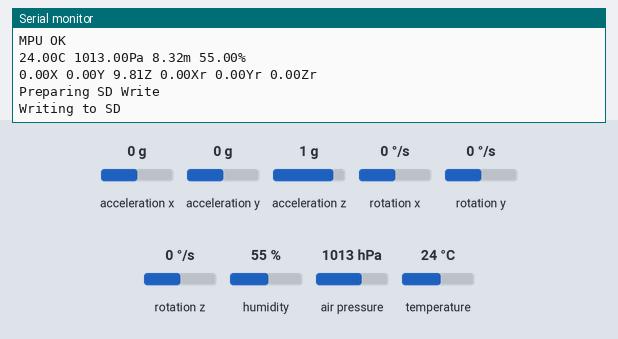
Bench run of a sketch on a simulated Arduino Uno, built with avr-gcc and run on an emulated ATmega328P. On the bench: the last lines printed to the serial monitor. The test bench sets the inputs (shaded band); at power-on: acceleration x 0 g, acceleration y 0 g, acceleration z 1 g, rotation x 0 °/s, rotation y 0 °/s, rotation z 0 °/s, humidity 55 %, air pressure 1013 hPa, temperature 24 °C. Storage starts empty; no radio packets arrive unless stated.

Above: at 1.2 s.
1.3 s: acceleration x set to -1.4 g
At 1.78 s:
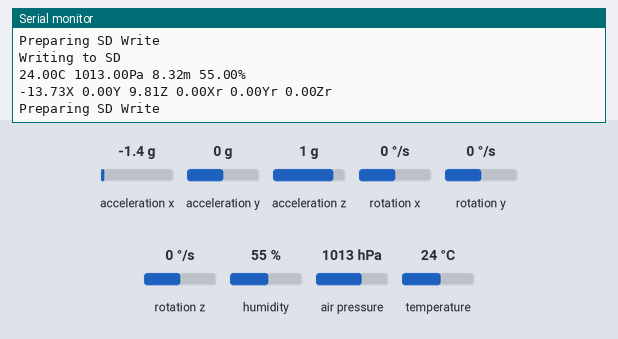
3.2 s: acceleration y set to -1.4 g
At 4.5 s:
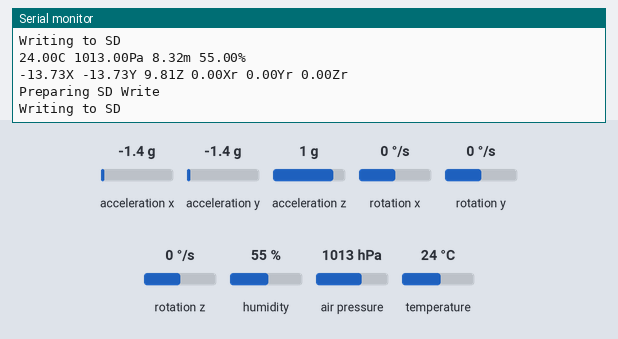
5.1 s: acceleration z set to -1.4 g
At 6.9 s:
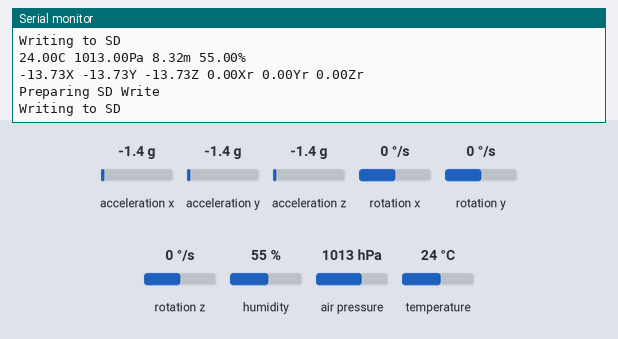
7.0 s: rotation x set to -192 °/s
At 8.7 s:
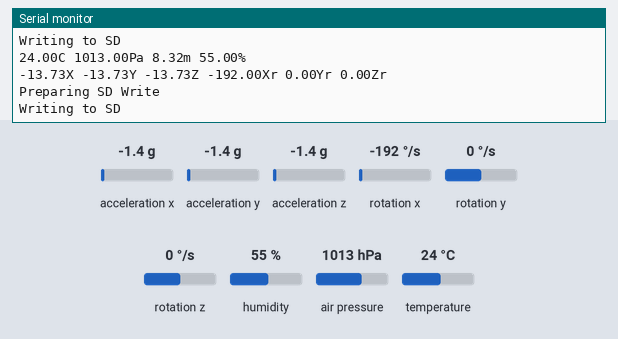
8.9 s: rotation y set to -192 °/s
At 10.3 s:
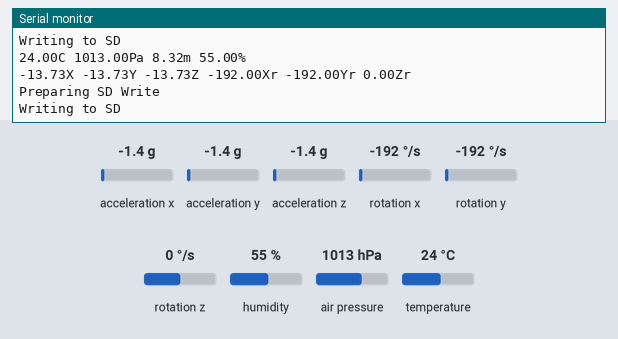

The sketch:

TEST_RCinSpace.ino
```cpp
// RC IN SPACE
// BME280 -> 0X77
// SD SHIELD PIN -> 4 (!ESP 8266!)
// MPU -> 0X68 (DEFAULT ADDR) for ARDUINO!!!!!!1 CHECK THIS BEFORE WIRING TO ESP!!!

#include <Adafruit_BME280.h>
#include "MPU6050.h"
// #include <Adafruit_MPU6050.h>
#include <Adafruit_Sensor.h>
#include <SD.h>
#include <Wire.h>
#include <Arduino.h>
#include <DallasTemperature.h>
#include <SPI.h>
#include <LoRa.h>
#include <TinyGPS++.h>
#include <SoftwareSerial.h>
#include <EEPROM.h>

#define SEALEVELPRESSURE_HPA (1014)
#define LOW_ALARM 20
#define HIGH_ALARM 25


//SD Card
#define OUTPUT_FILE "UFUK.txt"
const int SD_CHIP_SELECT = 4; //10 veya 8 veya 15 de olabilir
File dataFile;

// !!!!! ONEMLI -> 0X77de olmasi lazim!!!!!!!!!!!!!
Adafruit_BME280 bme; // I2C

// Adafruit_MPU6050 mpu;
MPU6050 mpu;

TinyGPSPlus gps;
SoftwareSerial SoftSerial(5, 6); // GPS RX pin to 5 (green), GPS TX pin to 6 (yellow)

// GPS data variables
double Lat;
double Lng;
int Hour;
int Minute;

/* =================================================== FUNCTIONS =================================================== */

void setup() {

  Serial.begin(9600);
  SoftSerial.begin(9600);

  Serial.println("SD Init...");
  if(!SD.begin(4)) // SD kart CS bacağı 4 nolu dijital pine bağlı, SD kart takılı değilse
  {
    Serial.println("SD failed");
    while(!SD.begin(4)); // kart takılana kadar beklenir
    Serial.println("SD OK"); // kart takılınca program devam eder
  }
  else
  {
    Serial.println("SD OK"); // kart takılı ise program devam eder
  }

  Serial.println("LoRa hazırlanyor");

  if (!LoRa.begin(433E6)) {
    Serial.println(F("Starting Serial failed!"));
    while (1);
  }
  Serial.println("LoRa OK");

  LoRa.setTxPower(20);

  Serial.println(F("BME280 & DS18B20 & MPU6050 & GY-63 test"));

  unsigned status = bme.begin();

  Serial.println("BME280 OK");

  while (!mpu.begin(MPU6050_SCALE_2000DPS, MPU6050_RANGE_2G))
  {
    Serial.println("MPU not found");
  }
  Serial.println("MPU OK");


}

void run_sensors() {
  float bmeT, bmeP, bmeA, bmeH, mpuAx, mpuAy, mpuAz, mpuGx, mpuGy, mpuGz;

  { // BME280
    bmeT = bme.readTemperature();
    bmeP = bme.readPressure() / 100.0F;
    bmeA = bme.readAltitude(SEALEVELPRESSURE_HPA);
    bmeH = bme.readHumidity();
  }

  { // Acceleration & gyro
    Vector normAccel = mpu.readNormalizeAccel();
    Vector normGyro = mpu.readNormalizeGyro();
    mpuAx = normAccel.XAxis;
    mpuAy = normAccel.YAxis;
    mpuAz = normAccel.ZAxis;
    // Calculate Pitch, Roll and Yaw
    mpuGx = normGyro.XAxis;
    mpuGy = normGyro.YAxis;
    mpuGz = normGyro.ZAxis;
  }

  //Shrunk data in order to save space.
  Serial.print(bmeT); Serial.print("C "); Serial.print(bmeP); Serial.print("Pa "); Serial.print(bmeA); Serial.print("m ");
  Serial.print(bmeH); Serial.println("% ");
  Serial.print(mpuAx); Serial.print("X "); Serial.print(mpuAy); Serial.print("Y "); Serial.print(mpuAz); Serial.print("Z ");
  Serial.print(mpuGx); Serial.print("Xr "); Serial.print(mpuGy); Serial.print("Yr "); Serial.print(mpuGz); Serial.println("Zr ");

  //Write to SD
  Serial.println("Preparing SD Write");

  dataFile = SD.open(OUTPUT_FILE , FILE_WRITE);

  if (dataFile) {
    Serial.println("Writing to SD");
    dataFile.println("Entry #1");
    dataFile.print(bmeT); dataFile.print("C "); dataFile.print(bmeP); dataFile.print("Pa "); dataFile.print(bmeA); dataFile.print("m ");
    dataFile.print(bmeH); dataFile.println("% ");
    dataFile.print(mpuAx); dataFile.print("X "); dataFile.print(mpuAy); dataFile.print("Y "); dataFile.print(mpuAz); dataFile.print("Z ");
    dataFile.print(mpuGx); dataFile.print("Xr "); dataFile.print(mpuGy); dataFile.print("Yr "); dataFile.print(mpuGz); dataFile.println("Zr ");
    dataFile.close();
  }
  else {
    Serial.println("error on writing to SD");
  }
  delay(500);

}
// Create GPS function to retrieve information from the GPS
void GPS() {
  // Check if the GPS is available and sending data
  if (SoftSerial.available() > 0) {
    // Encode GPS lines using GPS++ Library
    if (gps.encode(SoftSerial.read())) {
      // If GPS location is updated, send the location using Serial and write data to EEPROM.
      if (gps.location.isUpdated()) {
        Lat = gps.location.lat();
        Lng = gps.location.lng();
        Hour = gps.time.hour();
        Minute = gps.time.minute();
      }
    }
    //Send Gps info over Serial

    Serial.println(Lat + Lng + Hour + Minute);

  }

}
void loop() {

  //Serial.beginPacket();
  //Serial.println("Hellow World");
  //Serial.endPacket();
  run_sensors();
  //GPS();
  digitalWrite(LED_BUILTIN,HIGH);
  delay(1000);
  digitalWrite(LED_BUILTIN,LOW);

}
```

Reciever_LoRa.cpp
```cpp
#include <SPI.h> //SPI Library

#include <LoRa.h> //LoRa Library

String incoming;

void setup() {

  Serial.begin(9600); //Serial for Debugging

  if (!LoRa.begin(433E6)) { //Operate on 433MHz

    Serial.println("Starting LoRa failed!");

    while (1);
  }
  else{
    Serial.println("Lora Established");
  }
}
void loop() {

  incoming = "";

  int packetSize = LoRa.parsePacket();
  if (packetSize) {     // If packet received

    while (LoRa.available()) {

      incoming += char(LoRa.read());

      }
      Serial.println(incoming);

    }
}
```

Measured:
- after the input at 1.3 s, the serial monitor: prints a new line after 0.42 s (image 1)
- after the input at 3.2 s, the serial monitor: prints a new line after 0.08 s (image 2)
- after the input at 5.1 s, the serial monitor: prints a new line after 1.3 s (image 3)
- after the input at 7.0 s, the serial monitor: prints a new line after 0.99 s (image 4)
- after the input at 8.9 s, the serial monitor: prints a new line after 0.66 s (image 5)
